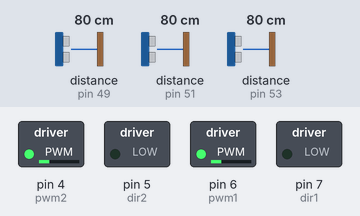
This sketch was run on a simulated Arduino Mega 2560, built with avr-gcc and run on an emulated ATmega2560. Parts: switched loads named in the sketch (green lamp = pin HIGH). The test bench sets the inputs (shaded band); at power-on: distance to the obstacle (sensors on pin 51, pin 53, pin 49) 80 cm. What the sketch prints to the serial monitor is not drawn.

Above: at 1.2 s.
1.3 s: distance to the obstacle (sensor on pin 51) set to 45 cm
At 2.5 s:
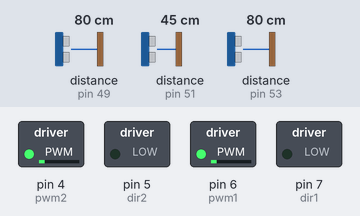
3.5 s: distance to the obstacle (sensor on pin 51) set to 38 cm
At 5.2 s:
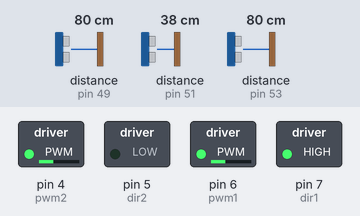
5.5 s: distance to the obstacle (sensor on pin 51) set to 120 cm
At 6.7 s:
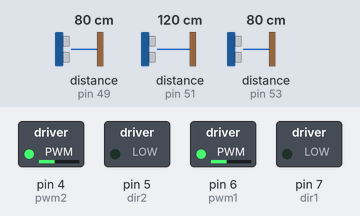
7.6 s: distance to the obstacle (sensor on pin 51) set to 250 cm
At 8.8 s:
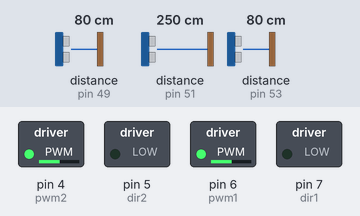
9.7 s: distance to the obstacle (sensor on pin 51) set to 2 cm
At 11.4 s:
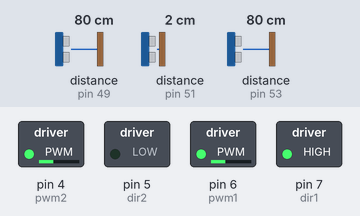
11.7 s: distance to the obstacle (sensor on pin 53) set to 49 cm
13.4 s: distance to the obstacle (sensor on pin 53) set to 40 cm
At 15.1 s:
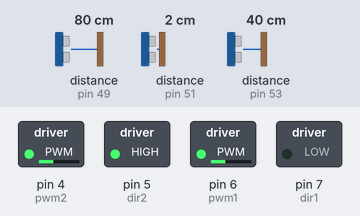
Timing chart, 0 to 16.6 s (numbered marks = the images above; inputs shaded):
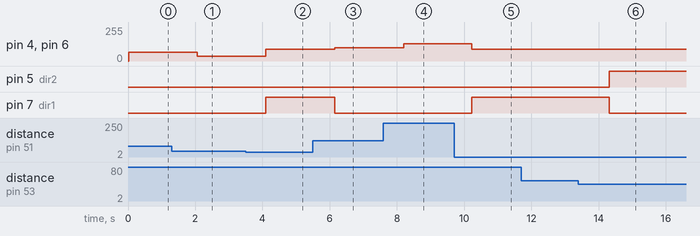

The sketch:

Obstacles_avoiding_Robot__V1.4.ino
```cpp
#include <Ultrasonic.h>

//Pin attach between microcontroller and motor Driver

#define dir1 7
#define dir2 5

#define pwm1 6
#define pwm2 4


//******************************CALIBRATION Value********************************************//
#define Val  150             //distance highest range of sensor
#define Dis   40          //minimum distance
#define Dis1  45          //minimum distance
#define MinPWM 30

#define turningspeed 90    //Turning speed of bot ---must be less and efficient
#define interval 600     // Time tiill robot moves backward without obstruction
#define pwmspeed 130      // Max forward Speed
#define U_turntime 1500  //Time take by bot to complete u turn at u turning Speed


Ultrasonic RightSensor(52, 53);    // An ultrasonic sensor HC-04
Ultrasonic FrontSensor(50, 51);   // An ultrasonic sensor HC-
Ultrasonic LeftSensor(48, 49);   // An ultrasonic sensor HC-
Ultrasonic BackSensor(46, 47);    // An ultrasonic sensor HC-


void setup()

{

  pinMode (dir1, OUTPUT);

  pinMode (dir2, OUTPUT);

  pinMode (pwm1, OUTPUT);

  pinMode (pwm2, OUTPUT);
  Serial.begin(9600);

}

void loop()
{
  unsigned long constanttime = millis();
  bool n = 0;
  if (((FrontSensor.read(CM) + Dis) >= (Dis + Val)) && (n == 0))          //No obstruction in front go forward
  {
    Forward(pwmspeed);
  }

  else if ( (Val > FrontSensor.read(CM)) && (FrontSensor.read(CM) > Dis) && (n == 0))                //object is getting near so speed will decrease
  {
    int avgSpeed = 0 ;
    float x;
    x = MinPWM * Val;
    x = x / pwmspeed;
    x = x - Dis;
    avgSpeed = (FrontSensor.read(CM) + x) * pwmspeed;
    avgSpeed = avgSpeed / Val;
    if (avgSpeed < MinPWM)
    {
      avgSpeed = MinPWM;
    }
    else if (avgSpeed > pwmspeed)
    {
      avgSpeed = pwmspeed;
    }
    Forward(avgSpeed);
  }

  else if (((FrontSensor.read(CM) <= Dis) && (n == 0)) || ((FrontSensor.read(CM) > Dis) && (n == 0)) || ((FrontSensor.read(CM) <= Dis) && (n == 0)))   //There is object so bot will check for right and turn right or check left and turn left
  {
    if ((LeftSensor.read(CM) > Dis1) && (RightSensor.read(CM) > Dis1)  && (n == 0))
    {
      Right(turningspeed);
    }
    else if ((LeftSensor.read(CM) <= Dis1) && (RightSensor.read(CM) > Dis1)  && (n == 0))
    {
      Right(turningspeed);
    }

    else if  ((LeftSensor.read(CM) > Dis1) && (RightSensor.read(CM) <= Dis1) && (n == 0))
    {
      Left(turningspeed);
    }

    if (LeftSensor.read(CM) <= Dis1 && RightSensor.read(CM) <= Dis1)      // if both diretion i have object present bot will move backward for interval amount of time then take uturn and if and object present at back it will stop


    {
      n = 1;
    }
  }
  while (n == 1)
  {
    unsigned long currenttime = millis();

    if (BackSensor.read(CM) > Dis)
    {
      Backward(turningspeed);

      if (currenttime - constanttime >= interval)
      {
        Right(turningspeed);
        delay(U_turntime);
        n = 0;
      }

      else if ((currenttime - constanttime < interval) && (BackSensor.read(CM) <= Dis))
      {
        n = 0;
      }

    }


    else if (BackSensor.read(CM) <= Dis)
    {
      n = 0;
    }


  }


}


//********************************Direction Command*****************************/


//By default 0 is for Clockwise and 1 for anticlockwise


void Forward(byte pwmValue)
{
  digitalWrite(dir1, 0);
  analogWrite(pwm1, pwmValue);

  digitalWrite(dir2, 0);
  analogWrite(pwm2, pwmValue);
  delay(1000);
  Serial.print("IT'S MOVING FORWARD");  // Both motor in CW Dir.

  Serial.print(pwmValue);  // Both motor in CW Dir.

}


void Backward(byte pwmValue)
{
  digitalWrite(dir1, 1);
  analogWrite(pwm1, pwmValue);

  digitalWrite(dir2, 1);
  analogWrite(pwm2, pwmValue);
  delay(1000);
  Serial.print("IT'S MOVING BACKWARD");  // Both motor in ACW Dir
}


void Left(byte pwmValue)
{

  digitalWrite(dir1, 0);
  analogWrite(pwm1, pwmValue);

  digitalWrite(dir2, 1);
  analogWrite(pwm2, pwmValue);
  delay(1000);
  Serial.print("IT'S MOVING LEFT"); // RM is CW Dir and LM is ACW Dir
}


void Right(byte pwmValue)
{
  digitalWrite(dir1, 1);
  analogWrite(pwm1, pwmValue);

  digitalWrite(dir2, 0);
  analogWrite(pwm2, pwmValue);
  delay(1000);
  Serial.print("IT'S MOVING RIGHT"); // RM is ACW Dir and LM is CW Dir
}


void Stop(byte pwmValue)
{
  pwmValue = 0;
  digitalWrite(dir1, 0);
  analogWrite(pwm1, pwmValue);

  digitalWrite(dir2, 0);
  analogWrite(pwm2, pwmValue);
  delay(1000);
  Serial.print("IT'S STOPED MOVING"); // RM is ACW Dir and LM is CW Dir
}
```

Measured:
- the behaviour switches between 41 and 40 cm on distance to the obstacle (sensor on pin 51) (found by bisection; images 1 and 2)
- the behaviour switches between 46 and 45 cm on distance to the obstacle (sensor on pin 53) (found by bisection; images 5 and 6)
- after the input at 1.3 s, pin 4 (pwm2), pin 6 (pwm1): 64/255 → 34/255 after 0.76 s
- after the input at 3.5 s, pin 4 (pwm2), pin 6 (pwm1): 34/255 → 90/255 after 0.59 s; pin 7 (dir1): LOW → HIGH after 0.59 s
- after the input at 5.5 s, pin 4 (pwm2), pin 6 (pwm1): 90/255 → 99/255 after 0.65 s; pin 7 (dir1): HIGH → LOW after 0.65 s
- after the input at 7.6 s, pin 4 (pwm2), pin 6 (pwm1): 99/255 → 130/255 after 0.60 s
- after the input at 9.7 s, pin 4 (pwm2), pin 6 (pwm1): 130/255 → 90/255 after 0.53 s; pin 7 (dir1): LOW → HIGH after 0.53 s
- after the input at 11.7 s, every drawn part: stays the same
- after the input at 13.4 s, pin 5 (dir2): LOW → HIGH after 0.91 s; pin 7 (dir1): HIGH → LOW after 0.91 s
